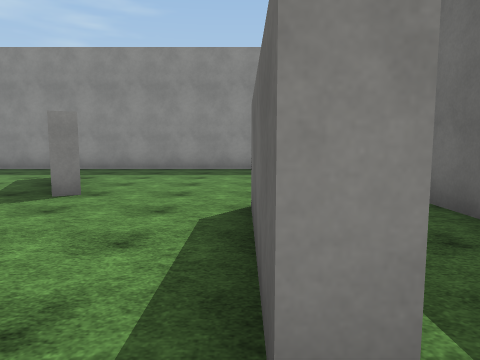
view 1 (above)

23 first-person views from a walk through a Unity game level. The camera is 1.5 m above the floor, tilts 6° down and sees 70° across. The floor is counted in squares, 2 m on a side. Each view is taken from the middle of a square. On the plan, view 1 faces up. The plan holds only what a view shows up to about 11 squares ahead; the rest is blank. The place goes on beyond the plan. The player character is not drawn. Surface patterns are stand-ins for the level's own textures.

view 2
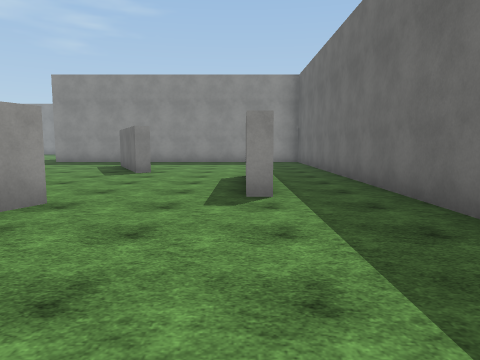

view 3
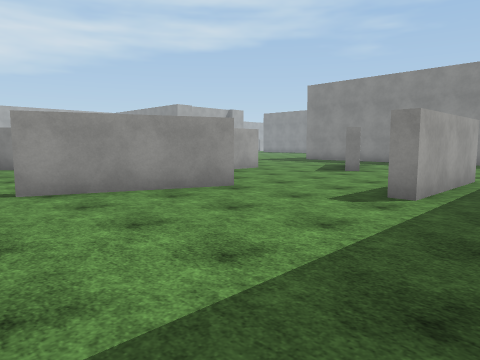

view 4
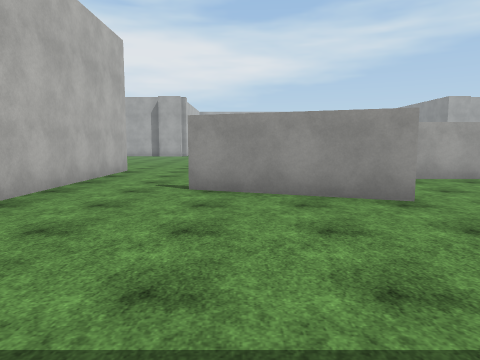

view 5
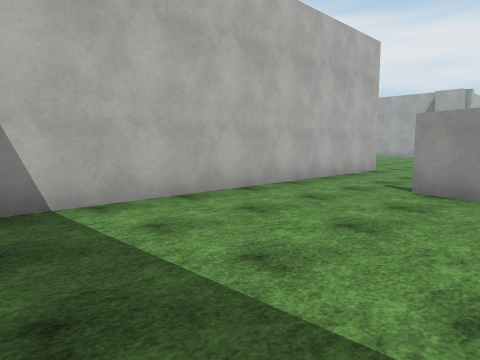

view 6
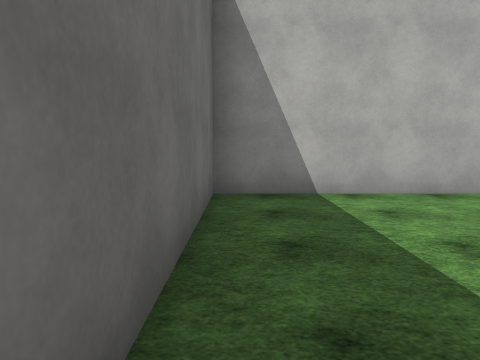

view 7
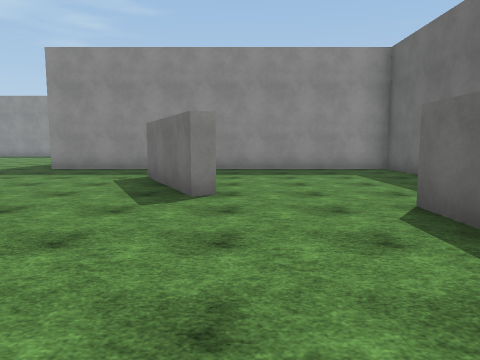

view 8
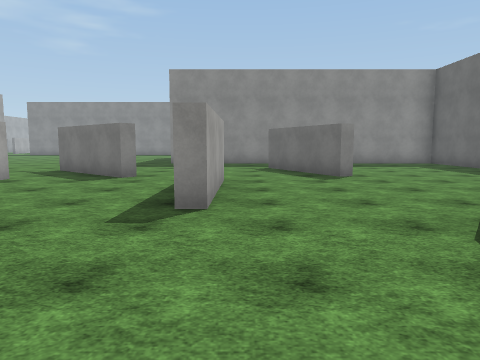

view 9
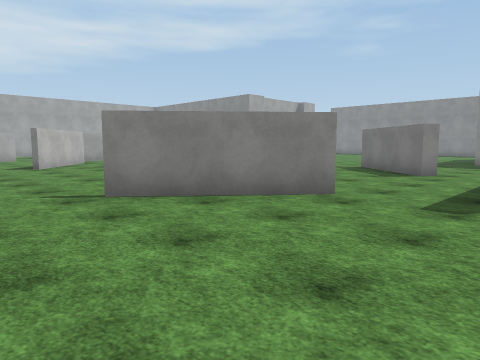

view 10
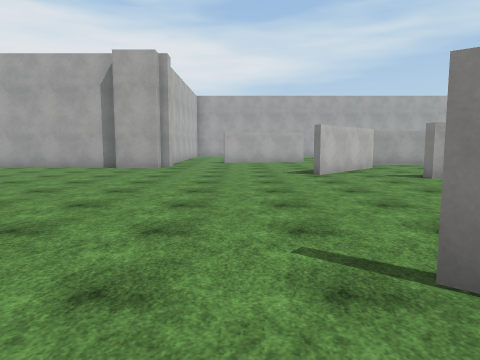

view 11
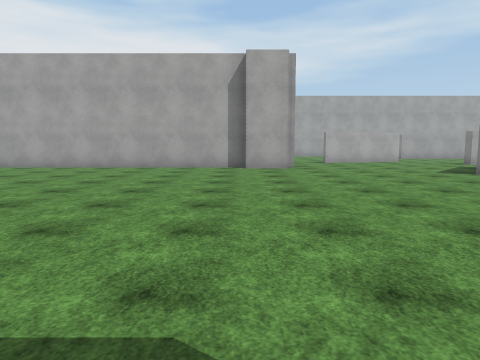

view 12
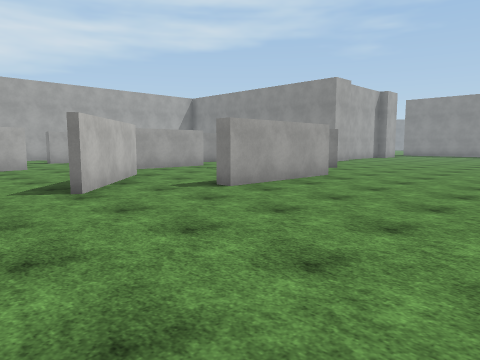

view 13
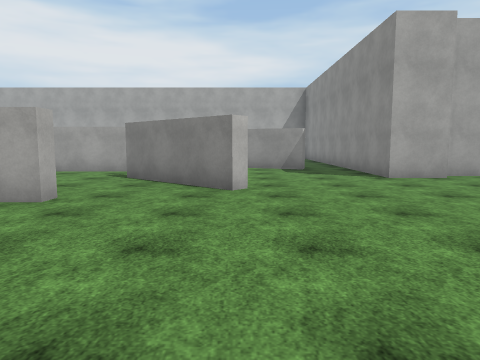

view 14
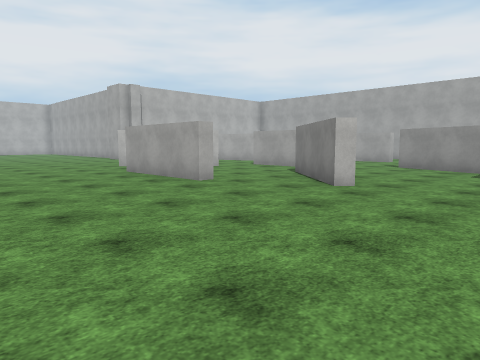

view 15
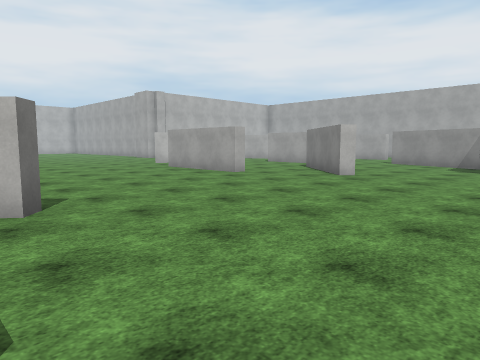

view 16
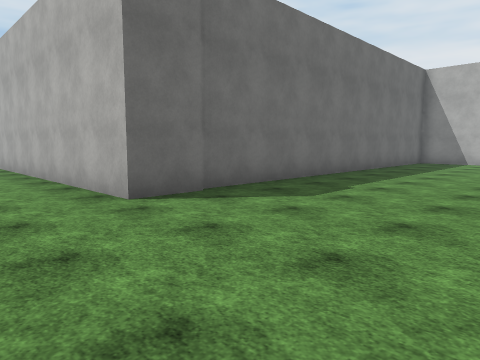

view 17
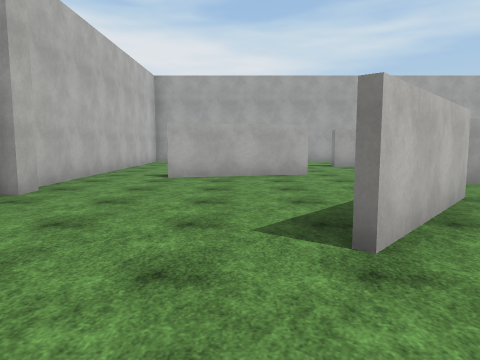

view 18
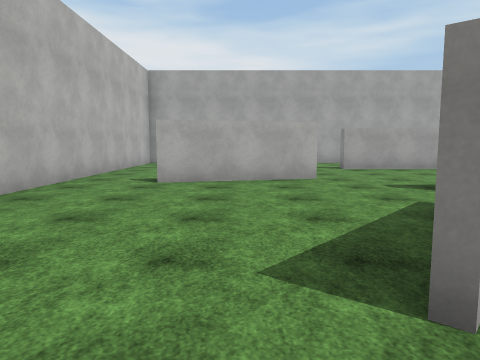

view 19
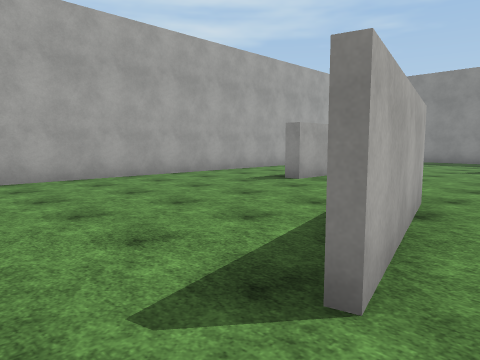

view 20
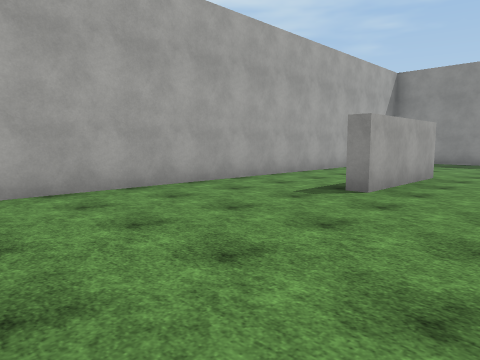

view 21
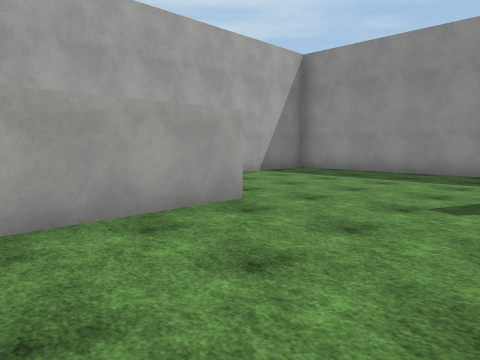

view 22
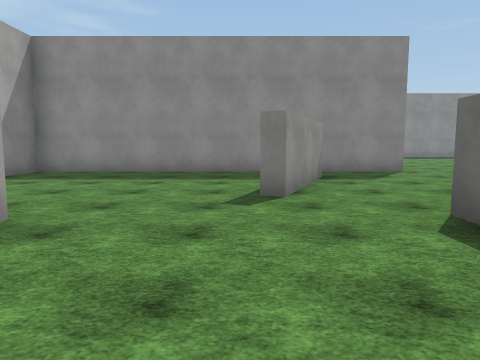

view 23
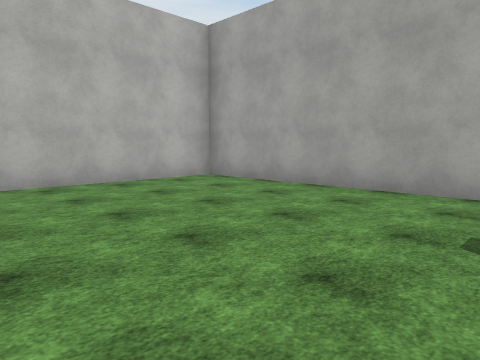

### Floor plan
Ten units are one square. View 1 is at (0, 0); x grows to the right and y downward. Boxes are objects, and circles mark ways between rooms. Rooms are numbered by the first view taken in them; rooms with no view inside come last. Other rooms are left out.
<svg viewBox="-290 -120 319 270">
<path fill="none" stroke="#000" d="M-24 -4 -37 29M5 -8 1 -8M-45 52 24 52 24 5M-75 -7 -98 20M-158 -44 -154 -44 -154 -11 -159 -11M-92 -60 -101 -67 -98 -71M-54 -9 -58 -9M-73 -50 -76 -46M-189 -13 -163 11M-169 -72 -165 -69 -188 -44M-190 55 -186 55 -186 69M-195 52 -189 52M-204 -40 -204 -19M-190 68 -190 145M-224 3 -216 37M-23 -51 -27 -49 -41 -79M-216 55 -199 55M-215 -90 -211 -88 -224 -58M5 -42 5 -8M-186 -115 -186 -103 -216 -103M24 5 24 -103 -78 -103M-75 142 -75 52 -45 52M-53 -42 -54 -9M1 -8 1 -42M-253 -44 -253 -12 -258 -12M-224 -58 -227 -60M-208 -41 -208 -46M-216 -103 -285 -103 -285 55 -216 55"/>
<circle cx="-35" cy="35" r="3" fill="#2a7"/>
<circle cx="10" cy="7" r="3" fill="#2a7"/>
<circle cx="-15" cy="-5" r="3" fill="#2a7"/>
<circle cx="-34" cy="-23" r="3" fill="#2a7"/>
<circle cx="-215" cy="-5" r="3" fill="#2a7"/>
<circle cx="-220" cy="-100" r="3" fill="#2a7"/>
<circle cx="-220" cy="-50" r="3" fill="#2a7"/>
<circle cx="-220" cy="45" r="3" fill="#2a7"/>
<text x="-10" y="20">1</text>
<text x="-120" y="0">2</text>
<text x="-30" y="-20">3</text>
<text x="-250" y="-20">4</text>
</svg>
Room 1 opens to room 2. Room 1 opens to room 3. Room 2 opens to room 3. Room 2 opens to room 4.

Where each view was taken, in squares from view 1:
view 1: 0 up, 0 right, facing up
view 2: 4 down, 0 right, facing up
view 3: 4 down, 2 right, facing up-left
view 4: 2 down, 2 right, facing left
view 5: 1 down, 2 right, facing down-left
view 6: 0 up, 2 right, facing down
view 7: 0 up, 2 left, facing up
view 8: 3 down, 5 left, facing up
view 9: 4 down, 5 left, facing up-left
view 10: 3 down, 8 left, facing left
view 11: 7 down, 8 left, facing left
view 12: 3 down, 11 left, facing up-left
view 13: 7 up, 11 left, facing left
view 14: 10 up, 11 left, facing down-left
view 15: 11 up, 9 left, facing down-left
view 16: 3 down, 12 left, facing down-right
view 17: 2 down, 14 left, facing left
view 18: 2 down, 15 left, facing left
view 19: 5 down, 21 left, facing up-left
view 20: 4 down, 23 left, facing up-left
view 21: 1 up, 22 left, facing up-left
view 22: 1 up, 23 left, facing up
view 23: 1 up, 23 left, facing down-left
